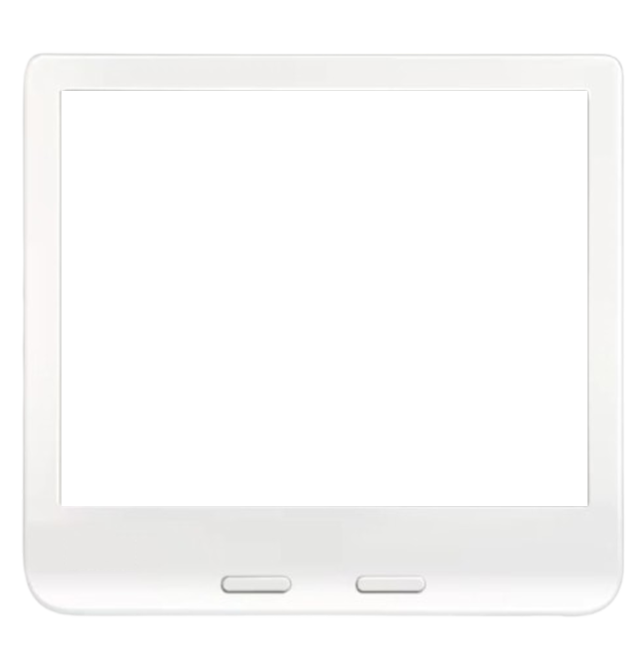
#> input picture tools/Kobo-Emulation-Lab/KoboOverlay.png, 1287 x 1313 px (shown at 1/2 size)
$ python -i kobo_emulation_lab.py   (imports and definitions only)
#> lines starting #> are read from the running program, lines starting #| are printed output that depends on the picture
#> further down, picture is the input picture: PIL image 1287x1313 RGBA; mean R, G, B, A 68.9, 68.7, 68.3, 71.1
import io
import json
import math
import sys
from pathlib import Path

from PIL import Image, ImageEnhance, ImageFilter, ImageOps

from qt.core import (
    QApplication, QCheckBox, QComboBox, QFileDialog, QFrame, QHBoxLayout,
    QLabel, QPushButton, QScrollArea, QSizePolicy, QSlider, Qt, QVBoxLayout,
    QWidget, QPixmap
)

HERE = Path(__file__).resolve().parent
OVERLAY_PATH = HERE / "KoboOverlay.png"
PROFILE_PATH = HERE / "kobo_libra_colour_100.json"


# [7 lines left out: function pil_to_pixmap, not called in this run]


def detect_screen_hole(frame):
    """Find the transparent internal screen opening from the supplied PNG."""
    rgba = frame.convert("RGBA")
    alpha = rgba.getchannel("A")
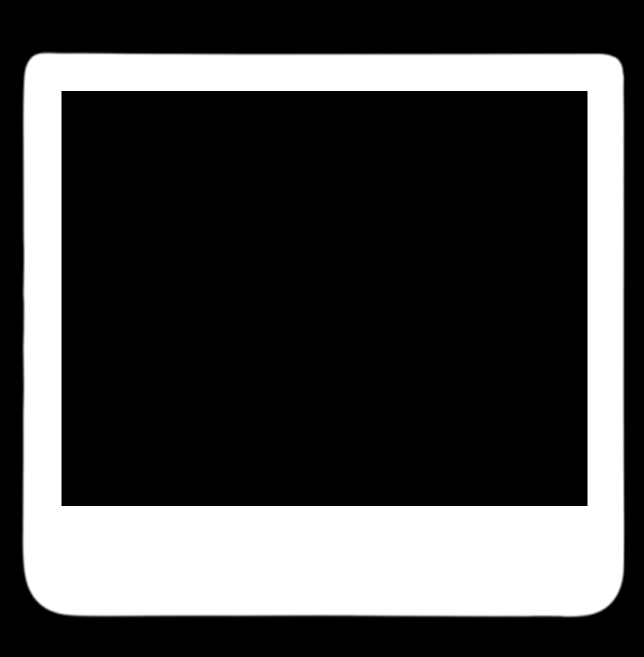
#> alpha: PIL image 1287x1313 L (shown at 1/2 size); min 0, max 255, mean 71.1
    w, h = rgba.size
#> w = 1287; h = 1313

    row_y = h // 2
#> row_y = 656
    row = [alpha.getpixel((x, row_y)) for x in range(w)]
#> row = 1287 values, max 255 at index 51, min 0 at index 0, mean 29.26
    opaque_x = [x for x, value in enumerate(row) if value > 128]
#> opaque_x = 147 values from 48 to 1246

    col_x = w // 2
#> col_x = 643
    col = [alpha.getpixel((col_x, y)) for y in range(h)]
#> col = 1313 values, max 255 at index 112, min 0 at index 0, mean 56.82
    opaque_y = [y for y, value in enumerate(col) if value > 128]
#> opaque_y = 293 values from 108 to 1230

    if not opaque_x or not opaque_y:
        raise RuntimeError("Could not identify the frame screen opening.")

    def runs(values):
        result = []
        start = prev = values[0]
#> start = 48; prev = 48
        for value in values[1:]:
            if value != prev + 1:
                result.append((start, prev))
                start = value
            prev = value
#> this loop made 146 passes
#> start on pass 75: 1175
#> after the loop, result = [(48, 122)]
        result.append((start, prev))
        return result

    xr = runs(opaque_x)
#> xr = [(48, 122), (1175, 1246)]
    yr = runs(opaque_y)
#> the loop in runs (call 2), `for value in values[1:]:` made 292 passes
#> start on pass 74: 1012
#> yr = [(108, 181), (1012, 1230)]

    # At the center line the bezel should appear as two opaque runs with the
    # transparent screen between them.
    if len(xr) < 2 or len(yr) < 2:
        raise RuntimeError("Frame transparency does not contain an enclosed screen opening.")

    return (xr[0][1] + 1, yr[0][1] + 1, xr[-1][0], yr[-1][0])


# [96 lines left out: functions contain_on_canvas, reduce_chroma_resolution, apply_tone, apply_channel_gains, emulate, frame_image, not called in this run]


class SliderRow(QWidget):
    # [33 lines left out: functions __init__, _sync, not called in this run]

    def value(self):
        return self.slider.value() * self.scale

    def set_raw(self, raw):
        self.slider.setValue(int(raw))


class KoboEmulationLab(QWidget):
    def __init__(self):
        super().__init__()
        self.setWindowTitle("MangaNana Kobo Emulation Lab")
        self.resize(1480, 900)

        self.source = None
        self.simulated = None
        self.display_image = None
        self.profile = json.loads(PROFILE_PATH.read_text(encoding="utf-8"))
        self.overlay = Image.open(OVERLAY_PATH).convert("RGBA")

        self.setStyleSheet("""
            QWidget { background:#111315; color:#ECECEC; font-size:12px; }
            QFrame#panel { background:#191C1F; border:1px solid #30353A; border-radius:8px; }
            QPushButton, QComboBox {
                background:#1B1E21; color:#E6E6E6; border:1px solid #41464B;
                border-radius:5px; padding:6px 9px;
            }
            QPushButton:hover { border-color:#FF6740; }
            QSlider::groove:horizontal { height:4px; background:#30353A; }
            QSlider::handle:horizontal {
                background:#FF6740; width:14px; margin:-5px 0; border-radius:7px;
            }
        """)

        root = QHBoxLayout(self)
        root.setContentsMargins(12, 12, 12, 12)
        root.setSpacing(10)

        controls_frame = QFrame()
        controls_frame.setObjectName("panel")
        controls_frame.setFixedWidth(360)
        controls = QVBoxLayout(controls_frame)
        controls.setContentsMargins(14, 14, 14, 14)
        controls.setSpacing(9)

        title = QLabel("Kobo Emulation Lab")
        title.setStyleSheet("font-size:18px; font-weight:700; color:#FF6740;")
        controls.addWidget(title)

        self.profile_combo = QComboBox()
        self.profile_combo.addItem("No Emulation", "none")
        self.profile_combo.addItem("Kobo Libra Colour - 100% Frontlight", "kobo")
        self.profile_combo.setCurrentIndex(1)
        controls.addWidget(self.profile_combo)

        load_btn = QPushButton("Load Test Image…")
        load_btn.clicked.connect(self.load_image)
        controls.addWidget(load_btn)

        self.frame_check = QCheckBox("Show Kobo device frame")
        self.frame_check.setChecked(True)
        controls.addWidget(self.frame_check)

        controls.addWidget(QLabel("Measured-profile tuning"))

        p = self.profile
        self.black = SliderRow("Black floor", 0, 100, p["tone"]["black_floor"])
        self.white = SliderRow("White ceiling", 140, 255, p["tone"]["white_ceiling"])
        self.gamma = SliderRow("Gamma", 50, 200, round(p["tone"]["gamma"] * 100), scale=0.01)
        self.saturation = SliderRow("Saturation", 0, 100, round(p["color"]["saturation"] * 100), suffix="%")
        self.chroma = SliderRow("Chroma resolution", 25, 100, p["spatial"]["chroma_resolution_percent"], suffix="%")
        self.softness = SliderRow("Panel softness", 0, 150, round(p["spatial"]["softness_radius"] * 100), scale=0.01)

        self.red = SliderRow("Red gain", 70, 130, round(p["color"]["red_gain"] * 100), scale=0.01)
        self.green = SliderRow("Green gain", 70, 130, round(p["color"]["green_gain"] * 100), scale=0.01)
        self.blue = SliderRow("Blue gain", 70, 130, round(p["color"]["blue_gain"] * 100), scale=0.01)

        for row in (self.black, self.white, self.gamma, self.saturation, self.chroma,
                    self.softness, self.red, self.green, self.blue):
            controls.addWidget(row)
            row.slider.valueChanged.connect(self.rebuild)

        controls.addStretch(1)

        save_btn = QPushButton("Save Tuned Profile JSON…")
        save_btn.clicked.connect(self.save_profile)
        controls.addWidget(save_btn)

        note = QLabel(
            "The initial numbers are provisional. The purpose of this lab is to tune "
            "and validate the Kobo transform before any MangaNana production code changes."
        )
        note.setWordWrap(True)
        note.setStyleSheet("color:#9DA3A8; font-size:11px;")
        controls.addWidget(note)

        root.addWidget(controls_frame)

        preview_frame = QFrame()
        preview_frame.setObjectName("panel")
        pv = QVBoxLayout(preview_frame)
        pv.setContentsMargins(10, 10, 10, 10)

        toolbar = QHBoxLayout()
        self.status = QLabel("Load any manga/test image.")
        self.status.setStyleSheet("color:#AEB3B8;")
        toolbar.addWidget(self.status, 1)

        toolbar.addWidget(QLabel("Zoom:"))
        self.zoom = QComboBox()
        for label, factor in (
            ("Fit", 0), ("50%", 0.5), ("75%", 0.75), ("100% Device Pixels", 1.0),
            ("125%", 1.25), ("150%", 1.5), ("200%", 2.0)
        ):
            self.zoom.addItem(label, factor)
        self.zoom.currentIndexChanged.connect(self.refresh_pixmap)
        toolbar.addWidget(self.zoom)

        pv.addLayout(toolbar)

        self.scroll = QScrollArea()
        self.scroll.setWidgetResizable(True)
        self.scroll.setAlignment(Qt.AlignmentFlag.AlignCenter)

        self.image_label = QLabel()
        self.image_label.setAlignment(Qt.AlignmentFlag.AlignCenter)
        self.image_label.setSizePolicy(QSizePolicy.Policy.Ignored, QSizePolicy.Policy.Ignored)
        self.scroll.setWidget(self.image_label)
        pv.addWidget(self.scroll, 1)

        root.addWidget(preview_frame, 1)

        self.profile_combo.currentIndexChanged.connect(self.rebuild)
        self.frame_check.toggled.connect(self.rebuild)

    # [103 lines left out: functions settings, load_image, rebuild, refresh_pixmap, resizeEvent, save_profile, not called in this run]


# [1 line not run here, left out]
# [1 line that did not run here, left out]
# [2 lines not run here, left out]

>>> from PIL import Image
>>> picture = Image.open('KoboOverlay.png')
>>> result = detect_screen_hole(picture)
#> result = (123, 182, 1175, 1012)
